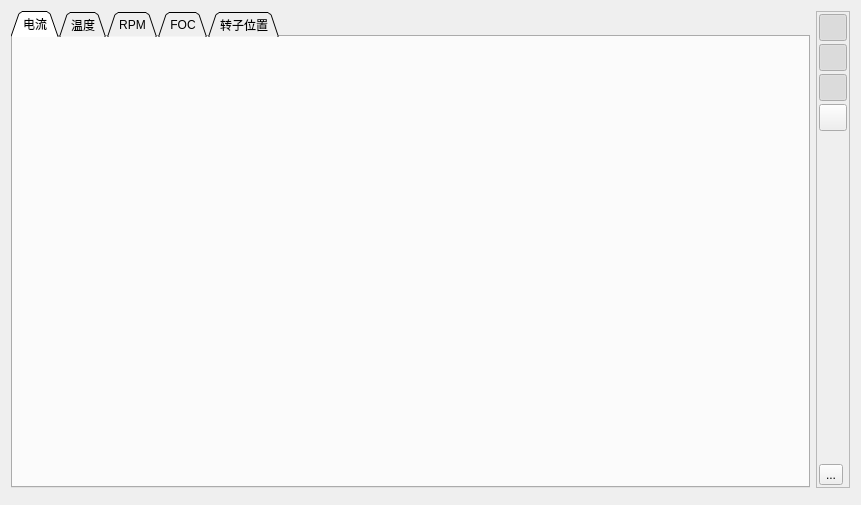
<?xml version="1.0" encoding="UTF-8"?>
<ui version="4.0">
 <class>PageRtData</class>
 <widget class="QWidget" name="PageRtData">
  <property name="geometry">
   <rect>
    <x>0</x>
    <y>0</y>
    <width>861</width>
    <height>505</height>
   </rect>
  </property>
  <property name="windowTitle">
   <string>Form</string>
  </property>
  <layout class="QVBoxLayout" name="verticalLayout_6">
   <item>
    <layout class="QHBoxLayout" name="horizontalLayout">
     <item>
      <widget class="QTabWidget" name="tabWidget">
       <property name="tabShape">
        <enum>QTabWidget::Triangular</enum>
       </property>
       <property name="currentIndex">
        <number>0</number>
       </property>
       <widget class="QWidget" name="tab">
        <attribute name="title">
         <string>电流</string>
        </attribute>
        <layout class="QVBoxLayout" name="verticalLayout_2">
         <item>
          <widget class="QCustomPlot" name="currentPlot" native="true"/>
         </item>
        </layout>
       </widget>
       <widget class="QWidget" name="tab_2">
        <attribute name="title">
         <string>温度</string>
        </attribute>
        <layout class="QVBoxLayout" name="verticalLayout_3" stretch="1,0">
         <item>
          <widget class="QCustomPlot" name="tempPlot" native="true"/>
         </item>
         <item>
          <layout class="QHBoxLayout" name="horizontalLayout_3">
           <item>
            <widget class="QCheckBox" name="tempShowMosfetBox">
             <property name="toolTip">
              <string>显示 MOSFET 温度</string>
             </property>
             <property name="text">
              <string>MOSFET</string>
             </property>
             <property name="checked">
              <bool>true</bool>
             </property>
            </widget>
           </item>
           <item>
            <widget class="QCheckBox" name="tempShowMotorBox">
             <property name="toolTip">
              <string>显示电机温度</string>
             </property>
             <property name="text">
              <string>电机</string>
             </property>
             <property name="checked">
              <bool>true</bool>
             </property>
            </widget>
           </item>
           <item>
            <spacer name="horizontalSpacer">
             <property name="orientation">
              <enum>Qt::Horizontal</enum>
             </property>
             <property name="sizeHint" stdset="0">
              <size>
               <width>40</width>
               <height>20</height>
              </size>
             </property>
            </spacer>
           </item>
          </layout>
         </item>
        </layout>
       </widget>
       <widget class="QWidget" name="tab_3">
        <attribute name="title">
         <string>RPM</string>
        </attribute>
        <layout class="QVBoxLayout" name="verticalLayout_4">
         <item>
          <widget class="QCustomPlot" name="rpmPlot" native="true"/>
         </item>
        </layout>
       </widget>
       <widget class="QWidget" name="tab_4">
        <attribute name="title">
         <string>FOC</string>
        </attribute>
        <layout class="QVBoxLayout" name="verticalLayout_5">
         <item>
          <widget class="QCustomPlot" name="focPlot" native="true"/>
         </item>
        </layout>
       </widget>
       <widget class="QWidget" name="tab_5">
        <attribute name="title">
         <string>转子位置</string>
        </attribute>
        <layout class="QHBoxLayout" name="horizontalLayout_2">
         <item>
          <layout class="QVBoxLayout" name="verticalLayout_8">
           <item>
            <widget class="QProgressBar" name="posBar">
             <property name="maximum">
              <number>359</number>
             </property>
             <property name="value">
              <number>120</number>
             </property>
             <property name="format">
              <string>%v 度</string>
             </property>
            </widget>
           </item>
           <item>
            <widget class="QCustomPlot" name="posPlot" native="true">
             <property name="sizePolicy">
              <sizepolicy hsizetype="Preferred" vsizetype="MinimumExpanding">
               <horstretch>0</horstretch>
               <verstretch>0</verstretch>
              </sizepolicy>
             </property>
            </widget>
           </item>
          </layout>
         </item>
         <item>
          <layout class="QVBoxLayout" name="verticalLayout_7">
           <item>
            <widget class="QPushButton" name="posInductanceButton">
             <property name="toolTip">
              <string>开始基于电感的信号注入检测（仅 BLDC）</string>
             </property>
             <property name="text">
              <string>电感</string>
             </property>
            </widget>
           </item>
           <item>
            <widget class="QPushButton" name="posEncoderButton">
             <property name="toolTip">
              <string>绘制编码器位置</string>
             </property>
             <property name="text">
              <string>编码器</string>
             </property>
            </widget>
           </item>
           <item>
            <widget class="QPushButton" name="posObserverButton">
             <property name="toolTip">
              <string>绘制观测器得到的转子位置（仅 FOC）</string>
             </property>
             <property name="text">
              <string>观测器</string>
             </property>
            </widget>
           </item>
           <item>
            <widget class="QPushButton" name="posPidButton">
             <property name="toolTip">
              <string>绘制 PID 控制器位置</string>
             </property>
             <property name="text">
              <string>PID 位置</string>
             </property>
            </widget>
           </item>
           <item>
            <widget class="QPushButton" name="posEncoderObserverErrorButton">
             <property name="toolTip">
              <string>绘制观测器与编码器位置之差（仅 FOC）</string>
             </property>
             <property name="text">
              <string>观测器与编码器</string>
             </property>
            </widget>
           </item>
           <item>
            <widget class="QPushButton" name="posHallObserverErrorButton">
             <property name="toolTip">
              <string>绘制观测器与霍尔传感器位置之差（仅 FOC）</string>
             </property>
             <property name="text">
              <string>观测器与霍尔</string>
             </property>
            </widget>
           </item>
           <item>
            <widget class="QPushButton" name="posPidErrorButton">
             <property name="toolTip">
              <string>绘制 PID 控制器位置误差</string>
             </property>
             <property name="text">
              <string>PID 误差</string>
             </property>
            </widget>
           </item>
           <item>
            <widget class="QPushButton" name="posStopButton">
             <property name="toolTip">
              <string>停止发送位置采样</string>
             </property>
             <property name="text">
              <string>停止</string>
             </property>
            </widget>
           </item>
           <item>
            <spacer name="verticalSpacer_2">
             <property name="orientation">
              <enum>Qt::Vertical</enum>
             </property>
             <property name="sizeHint" stdset="0">
              <size>
               <width>20</width>
               <height>0</height>
              </size>
             </property>
            </spacer>
           </item>
          </layout>
         </item>
        </layout>
       </widget>
      </widget>
     </item>
     <item>
      <widget class="QFrame" name="buttonFrame">
       <property name="sizePolicy">
        <sizepolicy hsizetype="Fixed" vsizetype="Preferred">
         <horstretch>0</horstretch>
         <verstretch>0</verstretch>
        </sizepolicy>
       </property>
       <property name="frameShape">
        <enum>QFrame::StyledPanel</enum>
       </property>
       <property name="frameShadow">
        <enum>QFrame::Plain</enum>
       </property>
       <layout class="QVBoxLayout" name="verticalLayout">
        <property name="spacing">
         <number>3</number>
        </property>
        <property name="leftMargin">
         <number>2</number>
        </property>
        <property name="topMargin">
         <number>2</number>
        </property>
        <property name="rightMargin">
         <number>2</number>
        </property>
        <property name="bottomMargin">
         <number>2</number>
        </property>
        <item>
         <widget class="QToolButton" name="autoscaleButton">
          <property name="sizePolicy">
           <sizepolicy hsizetype="Fixed" vsizetype="Fixed">
            <horstretch>0</horstretch>
            <verstretch>0</verstretch>
           </sizepolicy>
          </property>
          <property name="font">
           <font>
            <pointsize>3</pointsize>
           </font>
          </property>
          <property name="toolTip">
           <string>随新采样自动缩放图表</string>
          </property>
          <property name="text">
           <string/>
          </property>
          <property name="icon">
           <iconset resource="../res.qrc">
            <normaloff>:/res/icons/size_off.png</normaloff>
            <normalon>:/res/icons/size_on.png</normalon>:/res/icons/size_off.png</iconset>
          </property>
          <property name="iconSize">
           <size>
            <width>20</width>
            <height>20</height>
           </size>
          </property>
          <property name="checkable">
           <bool>true</bool>
          </property>
          <property name="checked">
           <bool>true</bool>
          </property>
         </widget>
        </item>
        <item>
         <widget class="QToolButton" name="zoomHButton">
          <property name="sizePolicy">
           <sizepolicy hsizetype="Fixed" vsizetype="Fixed">
            <horstretch>0</horstretch>
            <verstretch>0</verstretch>
           </sizepolicy>
          </property>
          <property name="font">
           <font>
            <pointsize>3</pointsize>
           </font>
          </property>
          <property name="toolTip">
           <string>启用水平缩放</string>
          </property>
          <property name="text">
           <string/>
          </property>
          <property name="icon">
           <iconset resource="../res.qrc">
            <normaloff>:/res/icons/expand_off.png</normaloff>
            <normalon>:/res/icons/expand_on.png</normalon>:/res/icons/expand_off.png</iconset>
          </property>
          <property name="iconSize">
           <size>
            <width>20</width>
            <height>20</height>
           </size>
          </property>
          <property name="checkable">
           <bool>true</bool>
          </property>
          <property name="checked">
           <bool>true</bool>
          </property>
         </widget>
        </item>
        <item>
         <widget class="QToolButton" name="zoomVButton">
          <property name="sizePolicy">
           <sizepolicy hsizetype="Fixed" vsizetype="Fixed">
            <horstretch>0</horstretch>
            <verstretch>0</verstretch>
           </sizepolicy>
          </property>
          <property name="font">
           <font>
            <pointsize>3</pointsize>
           </font>
          </property>
          <property name="toolTip">
           <string>启用垂直缩放</string>
          </property>
          <property name="text">
           <string/>
          </property>
          <property name="icon">
           <iconset resource="../res.qrc">
            <normaloff>:/res/icons/expand_v_off.png</normaloff>
            <normalon>:/res/icons/expand_v_on.png</normalon>:/res/icons/expand_v_off.png</iconset>
          </property>
          <property name="iconSize">
           <size>
            <width>20</width>
            <height>20</height>
           </size>
          </property>
          <property name="checkable">
           <bool>true</bool>
          </property>
          <property name="checked">
           <bool>true</bool>
          </property>
         </widget>
        </item>
        <item>
         <widget class="QToolButton" name="rescaleButton">
          <property name="toolTip">
           <string>重新缩放图表以适应</string>
          </property>
          <property name="text">
           <string/>
          </property>
          <property name="icon">
           <iconset resource="../res.qrc">
            <normaloff>:/res/icons/size_off.png</normaloff>:/res/icons/size_off.png</iconset>
          </property>
          <property name="iconSize">
           <size>
            <width>20</width>
            <height>20</height>
           </size>
          </property>
         </widget>
        </item>
        <item>
         <spacer name="verticalSpacer">
          <property name="orientation">
           <enum>Qt::Vertical</enum>
          </property>
          <property name="sizeHint" stdset="0">
           <size>
            <width>20</width>
            <height>40</height>
           </size>
          </property>
         </spacer>
        </item>
        <item>
         <widget class="QToolButton" name="logRtButton">
          <property name="toolTip">
           <string>&lt;html&gt;&lt;head/&gt;&lt;body&gt;&lt;p&gt;将实时数据记录到文件。&lt;/p&gt;&lt;p&gt;前往&lt;span style=&quot; font-weight:600;&quot;&gt;Settings -&amp;gt; Paths&lt;/span&gt; 选择输出目录。&lt;/p&gt;&lt;/body&gt;&lt;/html&gt;</string>
          </property>
          <property name="text">
           <string>...</string>
          </property>
          <property name="icon">
           <iconset resource="../res.qrc">
            <normaloff>:/res/icons/rt_off.png</normaloff>
            <normalon>:/res/icons/rt_on.png</normalon>:/res/icons/rt_off.png</iconset>
          </property>
          <property name="iconSize">
           <size>
            <width>20</width>
            <height>20</height>
           </size>
          </property>
          <property name="checkable">
           <bool>true</bool>
          </property>
         </widget>
        </item>
       </layout>
      </widget>
     </item>
    </layout>
   </item>
   <item>
    <widget class="RtDataText" name="rtText" native="true"/>
   </item>
  </layout>
 </widget>
 <customwidgets>
  <customwidget>
   <class>QCustomPlot</class>
   <extends>QWidget</extends>
   <header>widgets/qcustomplot.h</header>
   <container>1</container>
  </customwidget>
  <customwidget>
   <class>RtDataText</class>
   <extends>QWidget</extends>
   <header>widgets/rtdatatext.h</header>
   <container>1</container>
  </customwidget>
 </customwidgets>
 <resources>
  <include location="../res.qrc"/>
 </resources>
 <connections/>
</ui>
